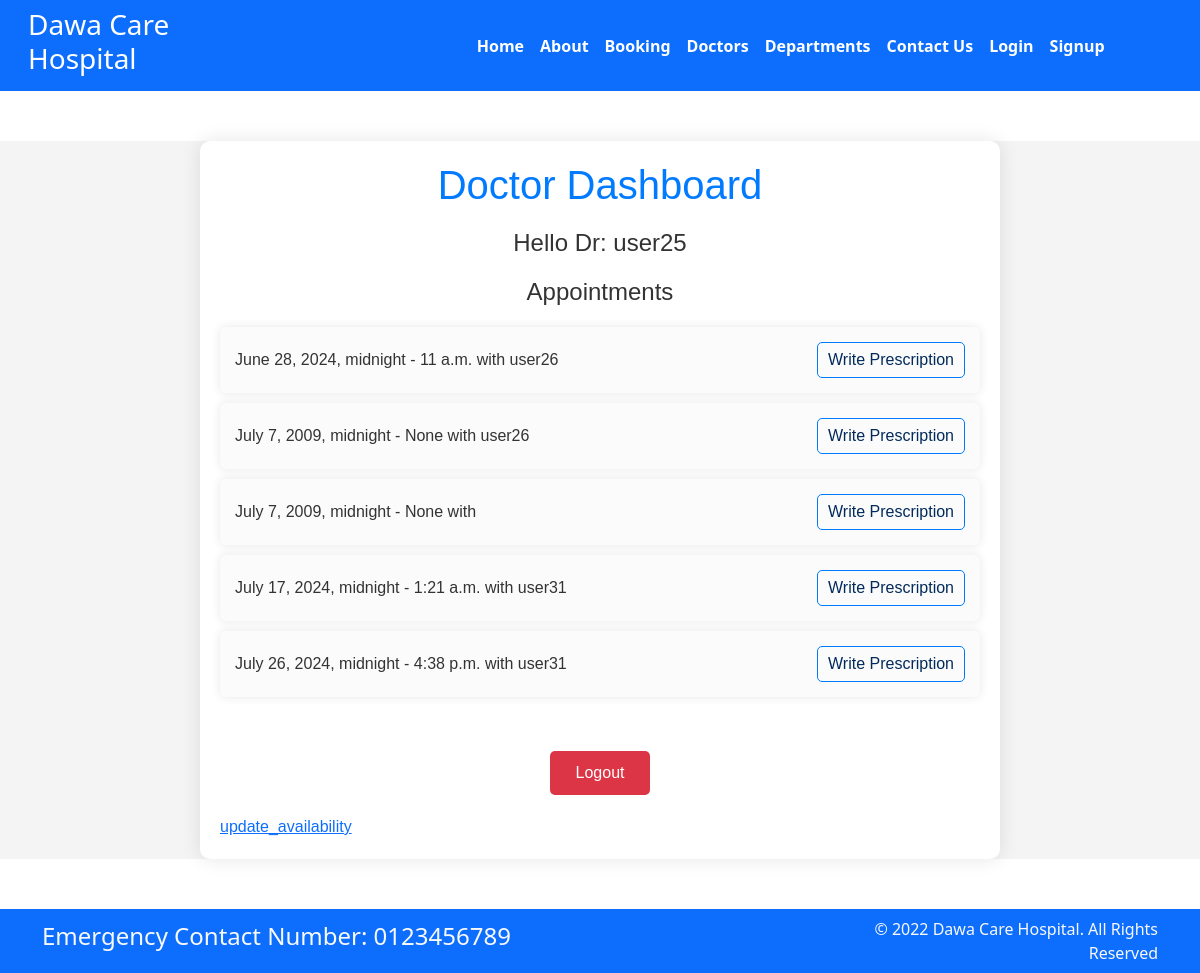
Page /dashboard/doctor/dashboard/ (signed in) on the committed database.
### users/models.py (models this page shows)
class UserProfile(models.Model):
    USER_TYPE_CHOICES = (
        ('office_admin', 'Office Admin'),
        ('doctor', 'Doctor'),
        ('patient', 'Patient'),
    )
    user = models.OneToOneField(User, on_delete=models.CASCADE)
    user_type = models.CharField(max_length=20, choices=USER_TYPE_CHOICES)
    def __str__(self):
        return self.user.username

### home/models.py (models this page shows, shortened)
class Appointment(models.Model):
    patient = models.ForeignKey(Patient, on_delete=models.CASCADE)
    doctor = models.ForeignKey(Doctor, on_delete=models.CASCADE)
    appointment_date = models.DateTimeField()
    time = models.TimeField(null=True)
    symptoms = models.TextField(blank=True)

class Patient(models.Model):
    user = models.OneToOneField(User, null=True, on_delete=models.CASCADE)
    name = models.CharField(max_length=100)
    address = models.CharField(max_length=500, null=True)
    phone = models.CharField(max_length=10,null=True)
    dob = models.DateField(null=True)
    email = models.EmailField()
    medical_history = models.TextField(blank=True, null=True)

### doctor/views.py (the view)
# urls.py: path('dashboard/', views.doctor_dashboard, name='doctor_dashboard'),
@login_required
def doctor_dashboard(request):
    appointments = Appointment.objects.filter(doctor__user=request.user)
    doctors = request.user.userprofile
    return render(request, 'doctor/doctor_dashboard.html', {'appointments': appointments, 'doctors':doctors})

### templates/doctor/doctor_dashboard.html (shortened to what this page needs)
{% extends 'base.html' %}
{% load static %}
{% block content %}
<link rel="stylesheet" href="{% static 'css/doctor_dashboard.css' %}">
<div id="doctor-dashboard">
    <div class="container">
        <h1>Doctor Dashboard</h1>
        <div>
            <h2>Hello Dr: {{doctors}}</h2>
        </div>
        <h2>Appointments</h2>
        <ul>
            {% for appointment in appointments %}
                <li>
                    {{ appointment.appointment_date }} - {{ appointment.time }} with {{ appointment.patient.user.username }}
                    <a href="{% url 'write_prescription' appointment.id %}">Write Prescription</a>
                </li>
            {% endfor %}
        </ul>
        <br>
        <a href="{% url 'logout' %}" class="logout-btn">Logout</a>
        <a href="{% url 'update_availability' %}">update_availability</a>
    </div>
</div>
{% endblock %}

### static/css/doctor_dashboard.css (style rules this page uses)
#doctor-dashboard body, #doctor-dashboard h1, #doctor-dashboard h2, #doctor-dashboard ul { margin: 0; padding: 0; }
#doctor-dashboard { font-family: Arial, sans-serif; background-color: #f4f4f4; color: #333; }
#doctor-dashboard .container { max-width: 800px; margin: 50px auto; background: white; padding: 20px; border-radius: 10px; box-shadow: 0 0 20px rgba(0, 0, 0, 0.1); }
#doctor-dashboard h1 { color: #007bff; text-align: center; margin-bottom: 20px; }
#doctor-dashboard h2 { color: #333; font-size: 24px; margin-bottom: 20px; text-align: center; }
#doctor-dashboard ul { list-style-type: none; }
#doctor-dashboard li { background: #fcfbfb; margin: 10px 0; padding: 15px; border-radius: 5px; display: flex; justify-content: space-between; align-items: center; box-shadow: 0 0 10px rgba(0, 0, 0, 0.1); }
#doctor-dashboard li a { color: #022b5c; text-decoration: none; border: 1px solid #007bff; padding: 5px 10px; border-radius: 5px; transition: background-color 0.3s, color 0.3s; }
#doctor-dashboard .logout-btn { display: block; width: 100px; margin: 20px auto; text-align: center; background: #dc3545; color: white; padding: 10px; border-radius: 5px; text-decoration: none; transition: background-color 0.3s; }

### rows in the picture
UserProfile: user.username "user25"
Appointment: appointment_date "June 28, 2024, midnight", time "11 a.m.", patient.user.username "user26"
Appointment: appointment_date "July 7, 2009, midnight", time "None", patient.user.username "user26"
Appointment: appointment_date "July 7, 2009, midnight", time "None"
Appointment: appointment_date "July 17, 2024, midnight", time "1:21 a.m.", patient.user.username "user31"
Appointment: appointment_date "July 26, 2024, midnight", time "4:38 p.m.", patient.user.username "user31"
